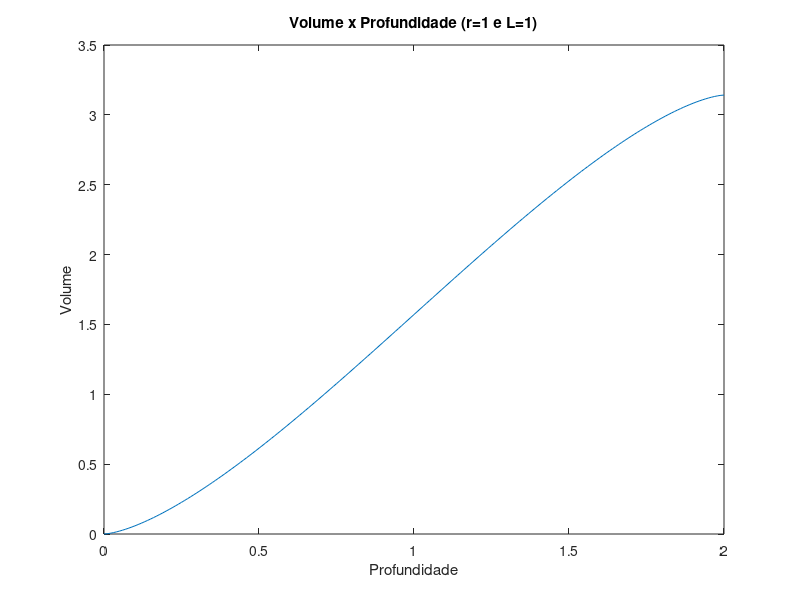

Here is the MATLAB script that generated this plot:
function Atv9_2(inc, r, L)
	% Não precisa de valores de entrada
	if nargin < 1, inc = .01; end
	if nargin < 2, r = 1; L = 1; end
	clc

	V = @(h) (r^2*acos((r-h)/r)-(r-h)*sqrt(2*r*h-h.^2))*L;
	h = 0:inc:2*r;
	V_h = linspace(0, 0, length(h));

	for n = 0:2*r/inc
		V_h(n+1) = V(n*inc);
	end

	plot(h, V_h)
	title('Volume x Profundidade (r=1 e L=1)')
	xlabel('Profundidade')
	ylabel('Volume')
	% Volume = 2*pi*r*L
end
